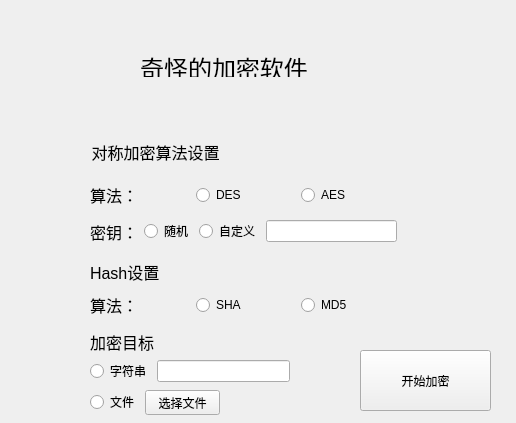
<?xml version="1.0" encoding="UTF-8"?>
<ui version="4.0">
 <class>Widget</class>
 <widget class="QWidget" name="Widget">
  <property name="geometry">
   <rect>
    <x>0</x>
    <y>0</y>
    <width>516</width>
    <height>423</height>
   </rect>
  </property>
  <property name="windowTitle">
   <string>Widget</string>
  </property>
  <widget class="QLabel" name="label">
   <property name="geometry">
    <rect>
     <x>140</x>
     <y>50</y>
     <width>168</width>
     <height>27</height>
    </rect>
   </property>
   <property name="text">
    <string>&lt;html&gt;&lt;head/&gt;&lt;body&gt;&lt;p align=&quot;center&quot;&gt;&lt;span style=&quot; font-size:18pt;&quot;&gt;奇怪的加密软件&lt;/span&gt;&lt;/p&gt;&lt;/body&gt;&lt;/html&gt;</string>
   </property>
  </widget>
  <widget class="QLabel" name="label_2">
   <property name="geometry">
    <rect>
     <x>80</x>
     <y>140</y>
     <width>151</width>
     <height>21</height>
    </rect>
   </property>
   <property name="text">
    <string>&lt;html&gt;&lt;head/&gt;&lt;body&gt;&lt;p align=&quot;center&quot;&gt;&lt;span style=&quot; font-size:12pt;&quot;&gt;对称加密算法设置&lt;/span&gt;&lt;/p&gt;&lt;/body&gt;&lt;/html&gt;</string>
   </property>
  </widget>
  <widget class="QLabel" name="label_5">
   <property name="geometry">
    <rect>
     <x>90</x>
     <y>260</y>
     <width>71</width>
     <height>21</height>
    </rect>
   </property>
   <property name="text">
    <string>&lt;html&gt;&lt;head/&gt;&lt;body&gt;&lt;p&gt;&lt;span style=&quot; font-size:12pt;&quot;&gt;Hash设置&lt;/span&gt;&lt;/p&gt;&lt;/body&gt;&lt;/html&gt;</string>
   </property>
  </widget>
  <widget class="QWidget" name="layoutWidget">
   <property name="geometry">
    <rect>
     <x>90</x>
     <y>290</y>
     <width>311</width>
     <height>31</height>
    </rect>
   </property>
   <layout class="QHBoxLayout" name="Hash_horizontalLayout">
    <item>
     <widget class="QLabel" name="label_6">
      <property name="text">
       <string>&lt;html&gt;&lt;head/&gt;&lt;body&gt;&lt;p&gt;&lt;span style=&quot; font-size:12pt;&quot;&gt;算法：&lt;/span&gt;&lt;/p&gt;&lt;/body&gt;&lt;/html&gt;</string>
      </property>
     </widget>
    </item>
    <item>
     <widget class="QRadioButton" name="SHAradioButton">
      <property name="text">
       <string>SHA</string>
      </property>
     </widget>
    </item>
    <item>
     <widget class="QRadioButton" name="MD5radioButton">
      <property name="text">
       <string>MD5</string>
      </property>
     </widget>
    </item>
   </layout>
  </widget>
  <widget class="QLabel" name="label_7">
   <property name="geometry">
    <rect>
     <x>90</x>
     <y>330</y>
     <width>71</width>
     <height>21</height>
    </rect>
   </property>
   <property name="text">
    <string>&lt;html&gt;&lt;head/&gt;&lt;body&gt;&lt;p&gt;&lt;span style=&quot; font-size:12pt;&quot;&gt;加密目标&lt;/span&gt;&lt;/p&gt;&lt;/body&gt;&lt;/html&gt;</string>
   </property>
  </widget>
  <widget class="QPushButton" name="start_pushButton">
   <property name="geometry">
    <rect>
     <x>360</x>
     <y>350</y>
     <width>131</width>
     <height>61</height>
    </rect>
   </property>
   <property name="text">
    <string>开始加密</string>
   </property>
   <property name="iconSize">
    <size>
     <width>21</width>
     <height>21</height>
    </size>
   </property>
  </widget>
  <widget class="QWidget" name="">
   <property name="geometry">
    <rect>
     <x>90</x>
     <y>220</y>
     <width>307</width>
     <height>22</height>
    </rect>
   </property>
   <layout class="QHBoxLayout" name="key_horizontalLayout">
    <item>
     <widget class="QLabel" name="label_4">
      <property name="text">
       <string>&lt;html&gt;&lt;head/&gt;&lt;body&gt;&lt;p&gt;&lt;span style=&quot; font-size:12pt;&quot;&gt;密钥：&lt;/span&gt;&lt;/p&gt;&lt;/body&gt;&lt;/html&gt;</string>
      </property>
     </widget>
    </item>
    <item>
     <widget class="QRadioButton" name="random_radioButton">
      <property name="text">
       <string>随机</string>
      </property>
     </widget>
    </item>
    <item>
     <widget class="QRadioButton" name="self_radioButton">
      <property name="text">
       <string>自定义</string>
      </property>
     </widget>
    </item>
    <item>
     <widget class="QLineEdit" name="key_lineEdit"/>
    </item>
   </layout>
  </widget>
  <widget class="QWidget" name="">
   <property name="geometry">
    <rect>
     <x>90</x>
     <y>180</y>
     <width>311</width>
     <height>31</height>
    </rect>
   </property>
   <layout class="QHBoxLayout" name="SEA_horizontalLayout">
    <item>
     <widget class="QLabel" name="label_3">
      <property name="text">
       <string>&lt;html&gt;&lt;head/&gt;&lt;body&gt;&lt;p&gt;&lt;span style=&quot; font-size:12pt;&quot;&gt;算法：&lt;/span&gt;&lt;/p&gt;&lt;/body&gt;&lt;/html&gt;</string>
      </property>
     </widget>
    </item>
    <item>
     <widget class="QRadioButton" name="DESradioButton">
      <property name="text">
       <string>DES</string>
      </property>
     </widget>
    </item>
    <item>
     <widget class="QRadioButton" name="AESradioButton">
      <property name="text">
       <string>AES</string>
      </property>
     </widget>
    </item>
   </layout>
  </widget>
  <widget class="QWidget" name="">
   <property name="geometry">
    <rect>
     <x>90</x>
     <y>360</y>
     <width>200</width>
     <height>22</height>
    </rect>
   </property>
   <layout class="QHBoxLayout" name="str_horizontalLayout">
    <item>
     <widget class="QRadioButton" name="str_radioButton">
      <property name="text">
       <string>字符串</string>
      </property>
     </widget>
    </item>
    <item>
     <widget class="QLineEdit" name="str_lineEdit"/>
    </item>
   </layout>
  </widget>
  <widget class="QWidget" name="">
   <property name="geometry">
    <rect>
     <x>90</x>
     <y>390</y>
     <width>130</width>
     <height>25</height>
    </rect>
   </property>
   <layout class="QHBoxLayout" name="file_horizontalLayout">
    <item>
     <widget class="QRadioButton" name="file_radioButton">
      <property name="text">
       <string>文件</string>
      </property>
     </widget>
    </item>
    <item>
     <widget class="QPushButton" name="file_pushButton">
      <property name="text">
       <string>选择文件</string>
      </property>
     </widget>
    </item>
   </layout>
  </widget>
 </widget>
 <resources/>
 <connections/>
</ui>
